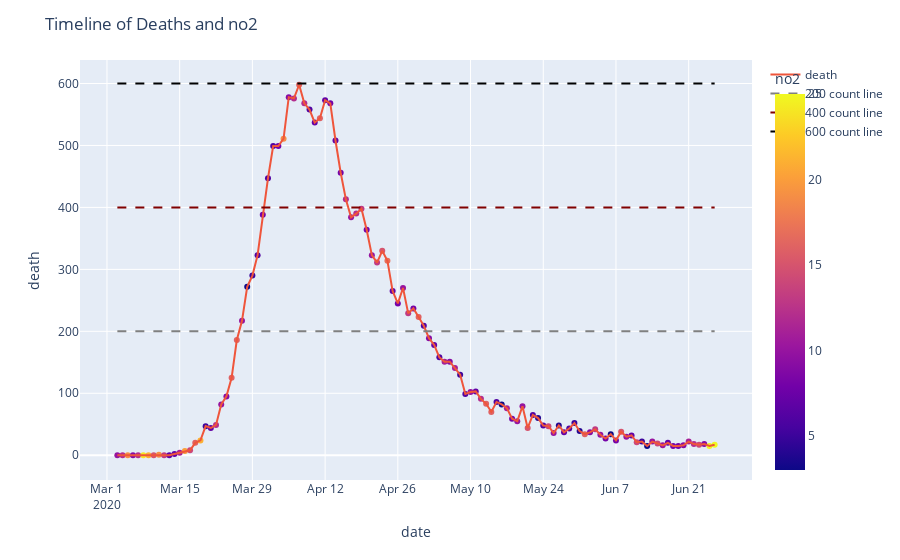

The notebook cell this image was saved under:
### Code cell
fig = px.scatter(df_final,x='date', y='death',color='no2')

# You can pull individual columns of data from the dataset and use markers or not
fig.add_trace(go.Scatter(x=df_final.date, y=df_final.death, 
                        mode='lines', name='death'))

fig.update_layout(title='Timeline of Deaths and no2', 
                  xaxis_title='date', yaxis_title='death')

fig.add_trace(go.Scatter(x=df_final['date'], y=[200]*len(df_final), 
                          mode='lines', name='200 count line', 
                          line = dict(dash='dash',color='gray')))

fig.add_trace(go.Scatter(x=df_final['date'], y=[400]*len(df_final), 
                          mode='lines', name='400 count line', 
                          line = dict(dash='dash',color='maroon')))

fig.add_trace(go.Scatter(x=df_final['date'], y=[600]*len(df_final), 
                          mode='lines', name='600 count line', 
                          line = dict(dash='dash',color='black')))
